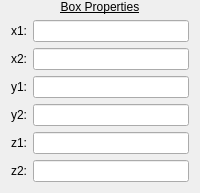
                  <widget class="QWidget" name="BoxProperties">
                   <layout class="QVBoxLayout" name="verticalLayout_35">
                    <property name="topMargin">
                     <number>0</number>
                    </property>
                    <item>
                     <widget class="QLabel" name="LBoxProperties">
                      <property name="text">
                       <string>&lt;html&gt;&lt;head/&gt;&lt;body&gt;&lt;p align=&quot;center&quot;&gt;&lt;span style=&quot; text-decoration: underline;&quot;&gt;Box Properties&lt;/span&gt;&lt;/p&gt;&lt;/body&gt;&lt;/html&gt;</string>
                      </property>
                     </widget>
                    </item>
                    <item>
                     <widget class="QFrame" name="frame_10">
                      <property name="frameShape">
                       <enum>QFrame::Shape::NoFrame</enum>
                      </property>
                      <property name="frameShadow">
                       <enum>QFrame::Shadow::Raised</enum>
                      </property>
                      <layout class="QFormLayout" name="formLayout_15">
                       <property name="leftMargin">
                        <number>0</number>
                       </property>
                       <property name="topMargin">
                        <number>0</number>
                       </property>
                       <property name="rightMargin">
                        <number>0</number>
                       </property>
                       <property name="bottomMargin">
                        <number>0</number>
                       </property>
                       <item row="0" column="0">
                        <widget class="QLabel" name="LBoxx1">
                         <property name="text">
                          <string>x1:</string>
                         </property>
                        </widget>
                       </item>
                       <item row="0" column="1">
                        <widget class="QLineEdit" name="INBoxx1"/>
                       </item>
                       <item row="1" column="0">
                        <widget class="QLabel" name="LBoxx2">
                         <property name="text">
                          <string>x2:</string>
                         </property>
                        </widget>
                       </item>
                       <item row="1" column="1">
                        <widget class="QLineEdit" name="INBoxx2"/>
                       </item>
                       <item row="2" column="0">
                        <widget class="QLabel" name="LBoxy1">
                         <property name="text">
                          <string>y1:</string>
                         </property>
                        </widget>
                       </item>
                       <item row="2" column="1">
                        <widget class="QLineEdit" name="INBoxy1"/>
                       </item>
                       <item row="3" column="0">
                        <widget class="QLabel" name="LBoxy2">
                         <property name="text">
                          <string>y2:</string>
                         </property>
                        </widget>
                       </item>
                       <item row="3" column="1">
                        <widget class="QLineEdit" name="INBoxy2"/>
                       </item>
                       <item row="4" column="0">
                        <widget class="QLabel" name="LBoxz1">
                         <property name="text">
                          <string>z1:</string>
                         </property>
                        </widget>
                       </item>
                       <item row="4" column="1">
                        <widget class="QLineEdit" name="INBoxz1"/>
                       </item>
                       <item row="5" column="0">
                        <widget class="QLabel" name="LBoxz2">
                         <property name="text">
                          <string>z2:</string>
                         </property>
                        </widget>
                       </item>
                       <item row="5" column="1">
                        <widget class="QLineEdit" name="INBoxz2"/>
                       </item>
                      </layout>
                     </widget>
                    </item>
                   </layout>
                  </widget>
